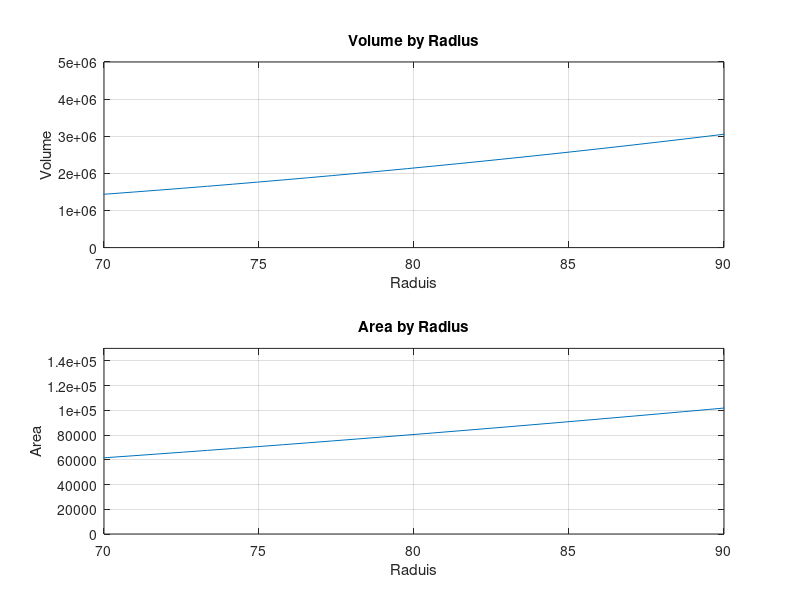

This chart was generated by the following MATLAB code:
% Brandon Ramirez Lopez
%ME 203, Section 1001
% Homework # 2
clc, clear all, format compact
%% Question 1
x=1:.2:5;
y=7*sin(4*x);
m=length(y) %elements of the array
w=y(3) % the third element vlaue
%% Question 2
a=sin(-pi/2):0.05:cos(0);
b=length(a) %elements of the array
c=a(10) % the tenth element value
%% Question 3 13x^3+182x^2-184x+2503=0
p=[13 182 -184 2503]
r= roots(p)
%% Question 4
d=6*pi*atan(12.5)+5
e=5*tan(3*asin(13/5))
%% Question 5
r=10; %inches
o= linspace(0, 4*pi);
x=r*(o-sin(o));
y=r*(1-cos(o));
plot(x,y)
%% Question 6
T= linspace(1, 3);%mintues
T= 6*log(T)-7*exp(.2*T);
plot(T,T)
title('Celsius over time')
xlabel('Time,min')
ylabel('Temperature, C')
%% Question 7
R=286.7; %(Nm)/(kgK)
V=linspace(20, 100);%m^3
T=293; %Kelvin
m1=1;
m2=3;
m3=7;
p1=(m1*R*T)./V;
p2=(m2*R*T)./V;
p3=(m3*R*T)./V;
plot(V,p1,V,p2,V,p3)
title('pressure by volume')
xlabel('volume')
ylabel('pressure')
legend('m=1','m=3','m=7')
%% Question 8
T=0:.01:10;
b=[.1 .2 .3 .4 .5 .6 .7 .8 .9 1 1.1];
y1=1-exp(-b(1)*T);
y2=1-exp(-b(2)*T);
y3=1-exp(-b(3)*T);
y4=1-exp(-b(4)*T);
y5=1-exp(-b(5)*T);
y6=1-exp(-b(6)*T);
y7=1-exp(-b(7)*T);
y8=1-exp(-b(8)*T);
y9=1-exp(-b(9)*T);
y10=1-exp(-b(10)*T);
y11=1-exp(-b(11)*T);
t=-2*log(.02)
plot(T,y1,T,y2,T,y3,T,y4,T,y5,T,y6,T,y7,T,y8,T,y9,T,y10,T,y11)
xlabel('Time in seconds')
ylabel('y function')
legend('b=.1','b=.2','b=.3','b=.4','b=.5','b=.6','b=.7','b=.8','b=.9','b=1','b=1.1')
%% Question 9
r=linspace(20, 100);
V=(4/3)*pi*r.^3;
A=4*pi*r.^2;
subplot(2,1,1)
plot(r,V)
title('Volume by Radius')
xlabel('Raduis')
ylabel('Volume')
axis([70,90,0,5000000])
grid on
subplot(2,1,2)
plot(r,A)
title('Area by Radius')
xlabel('Raduis')
ylabel('Area')
axis([70,90,0,150000])
grid on